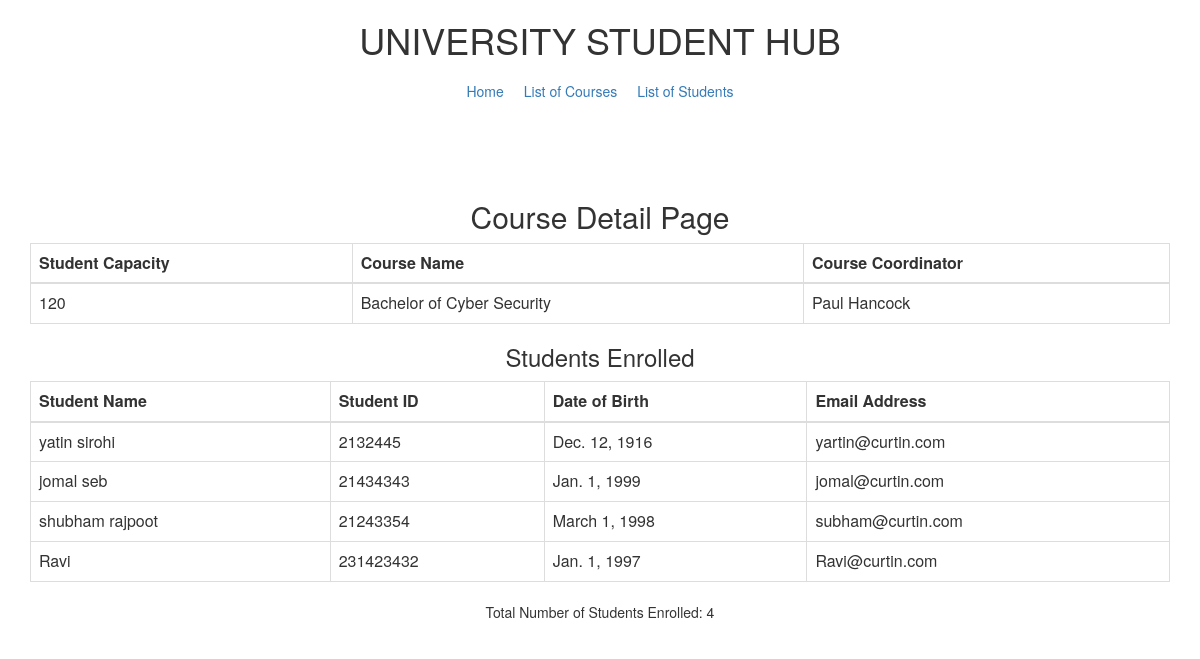
/courses/2/, run on the app's committed database.
### StudentHubApp/models.py (models this page shows, shortened)
class Courses(models.Model):
    capacity = models.IntegerField() #Size (Max number of student)
    courseName = models.CharField(max_length=100) #course names
    nameOfCourseCordinator = models.CharField(max_length=100) #  Name of course cordinators

class Students(models.Model):
    name = models.CharField(max_length=100)
    emailAddress = models.EmailField(max_length=255)
    studentId = models.IntegerField(unique=True)
    dob = models.DateField(max_length=8)
    courseEnrolled = models.ForeignKey(Courses, on_delete=models.CASCADE)

### StudentHubApp/views.py (the view)
# urls.py: path('courses/<int:course_id>/', views.courseDetails, name='course_detail') # single course view with details
def courseDetails(request, course_id):
    course = get_object_or_404(Courses, id=course_id)
    students_enrolled = Students.objects.filter(courseEnrolled=course)
    total_students_enrolled = students_enrolled.count()
    return render(request, 'course_details.html', {
        'course': course,
        'students_enrolled': students_enrolled,
        'total_students_enrolled': total_students_enrolled})

### StudentHubApp/templates/course_details.html (shortened to what this page needs)
{% extends 'base.html' %}
{% block content %}
<div class="container">
    <h2>Course Detail Page</h2>
    <table class="table table-bordered">
        <thead>
            <tr>
                <th>Student Capacity</th>
                <th>Course Name</th>
                <th>Course Coordinator</th>
            </tr>
        </thead>
        <tbody>
            <tr>
                <td>{{ course.capacity }}</td>
                <td>{{ course.courseName }}</td>
                <td>{{ course.nameOfCourseCordinator }}</td>
            </tr>
        </tbody>
    </table>
    <h3>Students Enrolled</h3>
    <table class="table table-bordered">
        <thead>
            <tr>
                <th>Student Name</th>
                <th>Student ID</th>
                <th>Date of Birth</th>
                <th>Email Address</th>
            </tr>
        </thead>
        <tbody>
            {% for student in students_enrolled %}
            <tr>
                <td>{{ student.name }}</td>
                <td>{{ student.studentId }}</td>
                <td>{{ student.dob }}</td>
                <td>{{ student.emailAddress }}</td>
            </tr>
            {% endfor %}
        </tbody>
    </table>
    <p>Total Number of Students Enrolled: {{ total_students_enrolled }}</p>
</div>
{% endblock %}

### StudentHubApp/templates/base.html (style rules this page uses)
.container { text-align: center; margin-top: 50px; }

### data on the page
Courses: capacity "120", courseName "Bachelor of Cyber Security", nameOfCourseCordinator "Paul Hancock"
Students: name "yatin sirohi", studentId "2132445", dob "Dec. 12, 1916", emailAddress "yartin@curtin.com"
Students: name "jomal seb", studentId "21434343", dob "Jan. 1, 1999", emailAddress "jomal@curtin.com"
Students: name "shubham rajpoot", studentId "21243354", dob "March 1, 1998", emailAddress "subham@curtin.com"
Students: name "Ravi", studentId "231423432", dob "Jan. 1, 1997", emailAddress "Ravi@curtin.com"

### other printed values
{{ total_students_enrolled }} "4"
